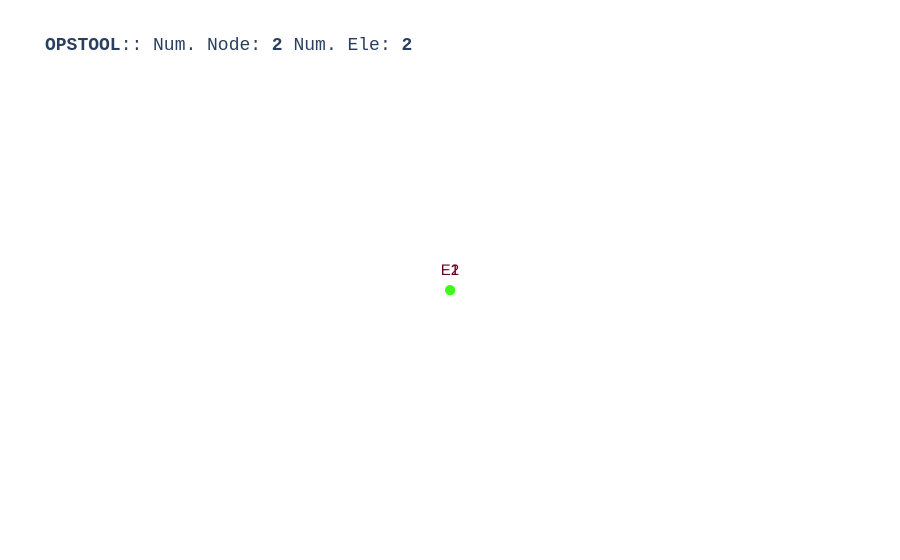

The notebook cell this image was saved under:
### Code cell
opst.vis.plotly.plot_model(show_node_numbering=False, show_ele_numbering=True, show_nodal_loads = True)

### Figure 1 — Plotly figure (JSON) as saved in the notebook; plotly's stock layout.template omitted (floating-point values rounded to 4 significant figures)
{"data": [{"connectgaps": false, "hoverinfo": "skip", "line": {"color": "#39FF14", "width": 5.0}, "mode": "lines", "name": "ZeroLength", "x": [0.0, 0.0, NaN, 0.0, 0.0, NaN], "y": [0.0, 0.0, NaN, 0.0, 0.0, NaN], "z": [0.0, 0.0, NaN, 0.0, 0.0, NaN], "type": "scatter3d"}, {"customdata": ["eleTag: 1<br>connectedNodes:<br> [1 2]", "eleTag: 2<br>connectedNodes:<br> [1 2]"], "hovertemplate": "%{customdata}", "marker": {"color": "#39FF14", "size": 3.0, "symbol": "diamond-open"}, "mode": "markers", "name": "ZeroLength", "x": [0.0, 0.0], "y": [0.0, 0.0], "z": [0.0, 0.0], "type": "scatter3d"}, {"customdata": ["1", "2"], "hovertemplate": "x: %{x}<br>y: %{y}<br>z: %{z} <br>nodeTag: %{customdata}", "marker": {"color": "#580f41", "size": 3.0, "symbol": "circle"}, "mode": "markers", "name": "Nodes", "x": [0.0, 0.0], "y": [0.0, 0.0], "z": [0.0, 0.0], "type": "scatter3d"}, {"mode": "text", "name": "Element Tag", "text": ["E1", "E2"], "textfont": {"color": "#650021", "size": 15}, "x": [0.0, 0.0], "y": [0.0, 0.0], "z": [0.0, 0.0], "type": "scatter3d"}, {"connectgaps": false, "hoverinfo": "skip", "line": {"color": "#15b01a", "width": 1.0}, "mode": "lines", "name": "BC", "x": [0.0, 0.0, 0.0, 0.0, 0.0, 0.0, 0.0, 0.0, 0.0, 0.0, 0.0, 0.0, 0.0, 0.0, 0.0, 0.0, 0.0, 0.0, 0.0, 0.0, 0.0, NaN, 0.0, 0.0, 0.0, 0.0, NaN], "y": [0.0, 0.0, 0.0, 0.0, 0.0, 0.0, 0.0, 0.0, 0.0, 0.0, 0.0, 0.0, 0.0, 0.0, 0.0, 0.0, 0.0, 0.0, 0.0, 0.0, 0.0, NaN, 0.0, 0.0, 0.0, 0.0, NaN], "z": [0.0, 0.0, 0.0, 0.0, 0.0, 0.0, 0.0, 0.0, 0.0, 0.0, 0.0, 0.0, 0.0, 0.0, 0.0, 0.0, 0.0, 0.0, 0.0, 0.0, 0.0, NaN, 0.0, 0.0, 0.0, 0.0, NaN], "type": "scatter3d"}, {"hoverinfo": "skip", "marker": {"color": "#39FF14", "size": 6.0}, "mode": "markers", "x": [0.0, 0.0], "y": [0.0, 0.0], "z": [0.0, 0.0], "type": "scatter3d"}], "layout": {"scene": {"camera": {"eye": {"x": 0, "y": -0.1, "z": 0.0}}, "xaxis": {"showbackground": false}, "yaxis": {"showbackground": false}, "zaxis": {"showbackground": true, "showticklabels": false, "showgrid": true, "title": {"text": ""}, "ticks": "", "visible": true}, "aspectmode": "data", "dragmode": "pan"}, "title": {"font": {"family": "courier", "size": 18}, "text": "<b>OPSTOOL</b>:: Num. Node: <b>2</b> Num. Ele: <b>2</b>"}, "font": {"family": "Arial, sans-serif"}, "autosize": true, "showlegend": false}}
